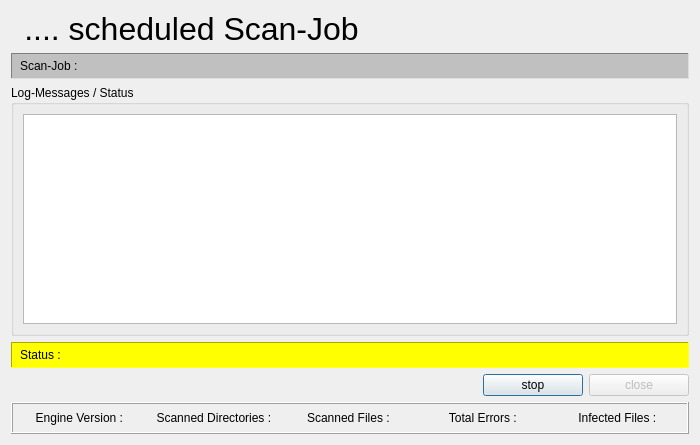
<?xml version="1.0" encoding="UTF-8"?>
<ui version="4.0">
 <class>scheduleScanObject</class>
 <widget class="QDialog" name="scheduleScanObject">
  <property name="geometry">
   <rect>
    <x>0</x>
    <y>0</y>
    <width>700</width>
    <height>445</height>
   </rect>
  </property>
  <property name="sizePolicy">
   <sizepolicy hsizetype="Fixed" vsizetype="Fixed">
    <horstretch>0</horstretch>
    <verstretch>0</verstretch>
   </sizepolicy>
  </property>
  <property name="minimumSize">
   <size>
    <width>700</width>
    <height>445</height>
   </size>
  </property>
  <property name="maximumSize">
   <size>
    <width>700</width>
    <height>445</height>
   </size>
  </property>
  <property name="windowTitle">
   <string>Scheduled Scan-Job</string>
  </property>
  <layout class="QGridLayout" name="gridLayout_2">
   <item row="0" column="0">
    <layout class="QHBoxLayout" name="horizontalLayout_3">
     <item>
      <widget class="QLabel" name="picLabel">
       <property name="text">
        <string/>
       </property>
       <property name="pixmap">
        <pixmap resource="../resources.qrc">:/icons/media.png</pixmap>
       </property>
       <property name="scaledContents">
        <bool>true</bool>
       </property>
      </widget>
     </item>
     <item>
      <widget class="QLabel" name="headerLabel">
       <property name="font">
        <font>
         <pointsize>24</pointsize>
        </font>
       </property>
       <property name="text">
        <string>.... scheduled Scan-Job</string>
       </property>
       <property name="alignment">
        <set>Qt::AlignCenter</set>
       </property>
      </widget>
     </item>
     <item>
      <spacer name="horizontalSpacer_2">
       <property name="orientation">
        <enum>Qt::Horizontal</enum>
       </property>
       <property name="sizeHint" stdset="0">
        <size>
         <width>188</width>
         <height>20</height>
        </size>
       </property>
      </spacer>
     </item>
    </layout>
   </item>
   <item row="1" column="0">
    <widget class="QLabel" name="scanJobHeader">
     <property name="styleSheet">
      <string notr="true">padding:5px;background:#c0c0c0</string>
     </property>
     <property name="frameShape">
      <enum>QFrame::Panel</enum>
     </property>
     <property name="frameShadow">
      <enum>QFrame::Sunken</enum>
     </property>
     <property name="text">
      <string>Scan-Job : </string>
     </property>
    </widget>
   </item>
   <item row="2" column="0">
    <widget class="QGroupBox" name="groupBox">
     <property name="title">
      <string>Log-Messages / Status</string>
     </property>
     <layout class="QGridLayout" name="gridLayout">
      <item row="0" column="0">
       <widget class="QPlainTextEdit" name="logMessagePlainTextEdit">
        <property name="readOnly">
         <bool>true</bool>
        </property>
       </widget>
      </item>
     </layout>
    </widget>
   </item>
   <item row="3" column="0">
    <layout class="QHBoxLayout" name="horizontalLayout_4">
     <property name="spacing">
      <number>0</number>
     </property>
     <item>
      <widget class="QLabel" name="currentFileLabel">
       <property name="styleSheet">
        <string notr="true">padding:5px;background:yellow</string>
       </property>
       <property name="frameShape">
        <enum>QFrame::Panel</enum>
       </property>
       <property name="frameShadow">
        <enum>QFrame::Sunken</enum>
       </property>
       <property name="text">
        <string>Status : </string>
       </property>
      </widget>
     </item>
    </layout>
   </item>
   <item row="4" column="0">
    <layout class="QHBoxLayout" name="horizontalLayout_2">
     <item>
      <spacer name="horizontalSpacer">
       <property name="orientation">
        <enum>Qt::Horizontal</enum>
       </property>
       <property name="sizeHint" stdset="0">
        <size>
         <width>388</width>
         <height>20</height>
        </size>
       </property>
      </spacer>
     </item>
     <item>
      <widget class="QPushButton" name="stopButton">
       <property name="minimumSize">
        <size>
         <width>100</width>
         <height>0</height>
        </size>
       </property>
       <property name="maximumSize">
        <size>
         <width>100</width>
         <height>16777215</height>
        </size>
       </property>
       <property name="text">
        <string>stop</string>
       </property>
       <property name="icon">
        <iconset resource="../resources.qrc">
         <normaloff>:/icons/stop.png</normaloff>:/icons/stop.png</iconset>
       </property>
       <property name="iconSize">
        <size>
         <width>22</width>
         <height>22</height>
        </size>
       </property>
      </widget>
     </item>
     <item>
      <widget class="QPushButton" name="closeButton">
       <property name="enabled">
        <bool>false</bool>
       </property>
       <property name="minimumSize">
        <size>
         <width>100</width>
         <height>0</height>
        </size>
       </property>
       <property name="maximumSize">
        <size>
         <width>100</width>
         <height>16777215</height>
        </size>
       </property>
       <property name="text">
        <string>close</string>
       </property>
       <property name="icon">
        <iconset resource="../resources.qrc">
         <normaloff>:/icons/application-exit.png</normaloff>:/icons/application-exit.png</iconset>
       </property>
       <property name="iconSize">
        <size>
         <width>22</width>
         <height>22</height>
        </size>
       </property>
      </widget>
     </item>
    </layout>
   </item>
   <item row="5" column="0">
    <widget class="QFrame" name="frame">
     <property name="frameShape">
      <enum>QFrame::Box</enum>
     </property>
     <property name="frameShadow">
      <enum>QFrame::Raised</enum>
     </property>
     <property name="lineWidth">
      <number>1</number>
     </property>
     <layout class="QHBoxLayout" name="horizontalLayout_5">
      <property name="spacing">
       <number>0</number>
      </property>
      <property name="leftMargin">
       <number>1</number>
      </property>
      <property name="topMargin">
       <number>1</number>
      </property>
      <property name="rightMargin">
       <number>1</number>
      </property>
      <property name="bottomMargin">
       <number>1</number>
      </property>
      <item>
       <layout class="QHBoxLayout" name="horizontalLayout">
        <property name="spacing">
         <number>0</number>
        </property>
        <item>
         <widget class="QPushButton" name="engineVersionLabel">
          <property name="styleSheet">
           <string notr="true">background:#b0b0b0;padding:5px</string>
          </property>
          <property name="text">
           <string>Engine Version : </string>
          </property>
          <property name="flat">
           <bool>true</bool>
          </property>
         </widget>
        </item>
        <item>
         <widget class="QPushButton" name="scannedDirectoriesLabel">
          <property name="styleSheet">
           <string notr="true">background:#b0b0b0;padding:5px</string>
          </property>
          <property name="text">
           <string>Scanned Directories : </string>
          </property>
          <property name="flat">
           <bool>true</bool>
          </property>
         </widget>
        </item>
        <item>
         <widget class="QPushButton" name="scannedFilesLabel">
          <property name="styleSheet">
           <string notr="true">background:#b0b0b0;padding:5px</string>
          </property>
          <property name="text">
           <string>Scanned Files : </string>
          </property>
          <property name="flat">
           <bool>true</bool>
          </property>
         </widget>
        </item>
        <item>
         <widget class="QPushButton" name="errorsLabel">
          <property name="styleSheet">
           <string notr="true">background:#b0b0b0;padding:5px</string>
          </property>
          <property name="text">
           <string>Total Errors : </string>
          </property>
          <property name="flat">
           <bool>true</bool>
          </property>
         </widget>
        </item>
        <item>
         <widget class="QPushButton" name="infectedFilesLabel">
          <property name="styleSheet">
           <string notr="true">background:#b0b0b0;padding:5px;</string>
          </property>
          <property name="text">
           <string>Infected Files : </string>
          </property>
          <property name="flat">
           <bool>true</bool>
          </property>
         </widget>
        </item>
       </layout>
      </item>
     </layout>
    </widget>
   </item>
  </layout>
 </widget>
 <resources>
  <include location="../resources.qrc"/>
 </resources>
 <connections>
  <connection>
   <sender>stopButton</sender>
   <signal>clicked()</signal>
   <receiver>scheduleScanObject</receiver>
   <slot>slot_stopButtonClicked()</slot>
   <hints>
    <hint type="sourcelabel">
     <x>583</x>
     <y>390</y>
    </hint>
    <hint type="destinationlabel">
     <x>457</x>
     <y>348</y>
    </hint>
   </hints>
  </connection>
  <connection>
   <sender>closeButton</sender>
   <signal>clicked()</signal>
   <receiver>scheduleScanObject</receiver>
   <slot>slot_closeButtonClicked()</slot>
   <hints>
    <hint type="sourcelabel">
     <x>689</x>
     <y>390</y>
    </hint>
    <hint type="destinationlabel">
     <x>695</x>
     <y>353</y>
    </hint>
   </hints>
  </connection>
  <connection>
   <sender>errorsLabel</sender>
   <signal>clicked()</signal>
   <receiver>scheduleScanObject</receiver>
   <slot>slot_totalErrorButtonClicked()</slot>
   <hints>
    <hint type="sourcelabel">
     <x>489</x>
     <y>420</y>
    </hint>
    <hint type="destinationlabel">
     <x>499</x>
     <y>441</y>
    </hint>
   </hints>
  </connection>
  <connection>
   <sender>infectedFilesLabel</sender>
   <signal>clicked()</signal>
   <receiver>scheduleScanObject</receiver>
   <slot>slot_infectedFilesButtonClicked()</slot>
   <hints>
    <hint type="sourcelabel">
     <x>634</x>
     <y>415</y>
    </hint>
    <hint type="destinationlabel">
     <x>695</x>
     <y>426</y>
    </hint>
   </hints>
  </connection>
 </connections>
 <slots>
  <slot>slot_stopButtonClicked()</slot>
  <slot>slot_closeButtonClicked()</slot>
  <slot>slot_infectedFilesButtonClicked()</slot>
  <slot>slot_totalErrorButtonClicked()</slot>
 </slots>
</ui>
